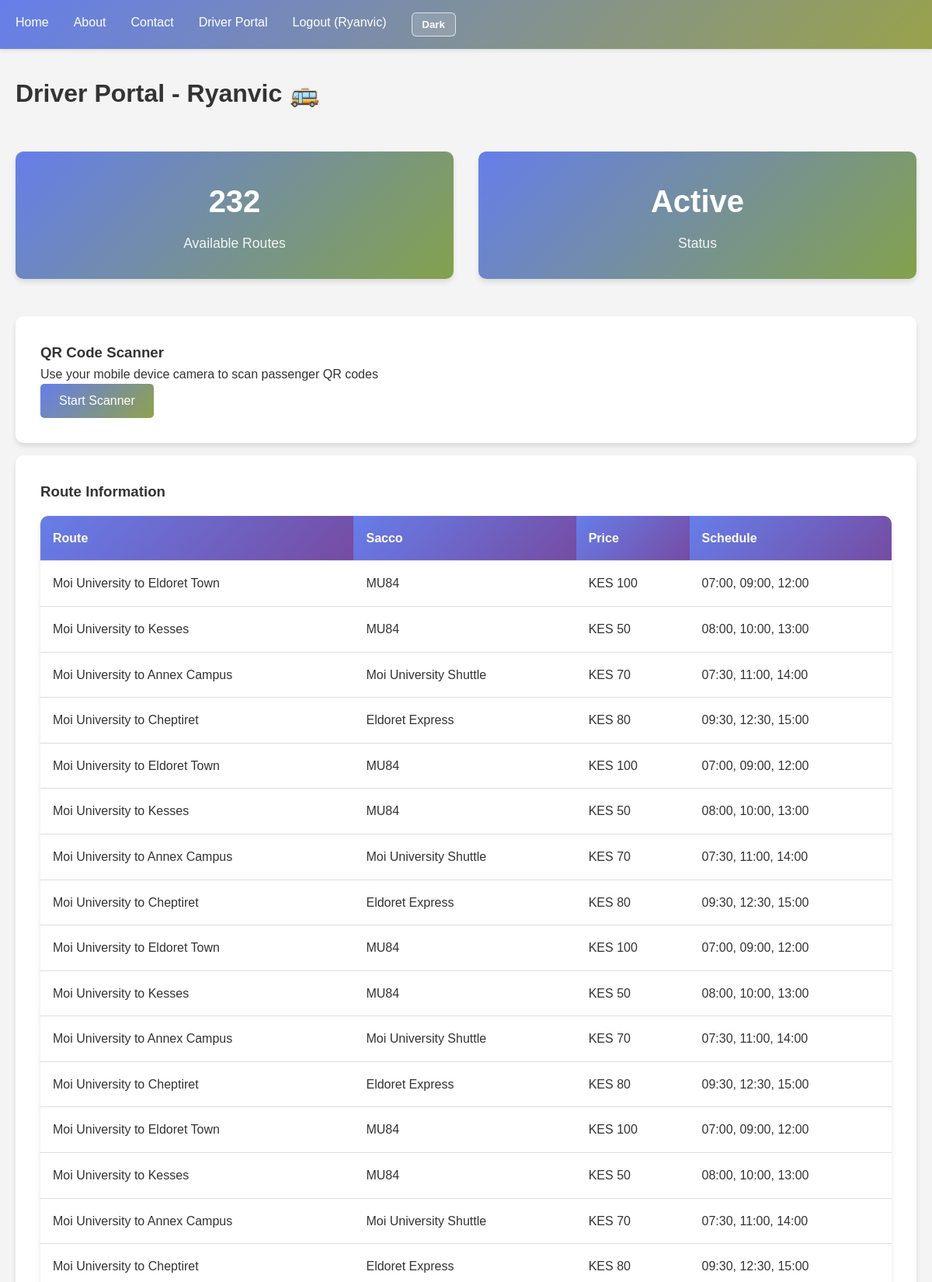
The page /driver_portal/Ryanvic (signed in, upper part) on the database its author committed.
### tables this page shows
CREATE TABLE routes (
                id INTEGER PRIMARY KEY AUTOINCREMENT,
                name TEXT NOT NULL,
                sacco TEXT NOT NULL,
                schedule TEXT NOT NULL,
                price INTEGER NOT NULL
            );

### app.py (the view)
@app.route('/driver_portal/<username>')
def driver_portal(username):
    if 'username' not in session or session['username'] != username or session['role'] != 'driver':
        flash('Unauthorized access.', 'error')
        return redirect(url_for('login'))
    with sqlite3.connect(DB_NAME) as conn:
        cursor = conn.cursor()
        cursor.execute("SELECT name, sacco, schedule, price FROM routes")
        routes = [{'name': row[0], 'sacco': row[1], 'schedule': json.loads(row[2]), 'price': row[3]} for row in cursor.fetchall()]
    return render_template('driver_portal.html', username=username, routes=routes)

### app.py (called while the page is built)
@app.context_processor
def inject_user():
    return dict(session=session)

### templates/driver_portal.html (shortened to what this page needs)
{% extends "base.html" %}
{% block content %}
<h1>Driver Portal - {{ username }} 🚌</h1>
<div class="dashboard-grid">
    <div class="card stats-card">
        <div class="stats-number">{{ routes|length }}</div>
        <div class="stats-label">Available Routes</div>
    </div>
    <div class="card stats-card">
        <div class="stats-number">Active</div>
        <div class="stats-label">Status</div>
    </div>
</div>
<div class="card">
    <h3>QR Code Scanner</h3>
    <p>Use your mobile device camera to scan passenger QR codes</p>
    <button class="btn" onclick="startScanner()">Start Scanner</button>
</div>
<div class="card">
    <h3>Route Information</h3>
    <table class="table">
        <thead>
            <tr>
                <th>Route</th>
                <th>Sacco</th>
                <th>Price</th>
                <th>Schedule</th>
            </tr>
        </thead>
        <tbody>
            {% for route in routes %}
            <tr>
                <td>{{ route.name }}</td>
                <td>{{ route.sacco }}</td>
                <td>KES {{ route.price }}</td>
                <td>{{ route.schedule|join(', ') }}</td>
            </tr>
            {% endfor %}
        </tbody>
    </table>
</div>
{% endblock %}

### static/style.css (style rules this page uses)
* { margin: 0; padding: 0; box-sizing: border-box; }
:root { --page-bg: #f4f4f4; --surface-bg: #ffffff; --surface-alt-bg: #f8f9fa; --text-color: #333333; --muted-text: #555555; --heading-color: #1d3557; --border-color: #dddddd; --shadow-color: rgba(0, 0, 0, 0.1); --header-gradient: linear-gradient(135deg, #667eea 0%, #99a24b 100%); --table-header-gradient: linear-gradient(135deg, #667eea 0%, #764ba2 100%); --validity-bg: #f0fff4; --validity-border: #b7e4c7; --validity-text: #1b4332; --validity-date: #0b6b3a; }
body { font-family: "Arial", sans-serif; line-height: 1.6; color: var(--text-color); background-color: var(--page-bg); transition: background-color 0.25s ease, color 0.25s ease; }
.card { background: var(--surface-bg); color: var(--text-color); border-radius: 10px; padding: 2rem; margin: 1rem 0; box-shadow: 0 4px 6px var(--shadow-color); transition: transform 0.3s, background-color 0.25s ease, color 0.25s ease; }
.btn { display: inline-block; padding: 0.8rem 1.5rem; background: linear-gradient(135deg, #667eea 0%, #8fa24b 100%); color: white; text-decoration: none; border: none; border-radius: 5px; cursor: pointer; font-size: 1rem; transition: transform 0.3s, box-shadow 0.3s; }
.dashboard-grid { display: grid; grid-template-columns: repeat(auto-fit, minmax(300px, 1fr)); gap: 2rem; margin: 2rem 0; }
.stats-card { background: linear-gradient(135deg, #667eea 0%, #83a24b 100%); color: white; text-align: center; }
.stats-number { font-size: 2.5rem; font-weight: bold; margin-bottom: 0.5rem; }
.stats-label { font-size: 1.1rem; opacity: 0.9; }
.table { width: 100%; border-collapse: collapse; margin: 1rem 0; background: var(--surface-bg); border-radius: 10px; overflow: hidden; box-shadow: 0 4px 6px var(--shadow-color); }
.table th, .table td { padding: 1rem; text-align: left; border-bottom: 1px solid var(--border-color); }
.table th { background: var(--table-header-gradient); color: white; font-weight: bold; }

### rows shown on the page
routes: name "Moi University to Eldoret Town", sacco "MU84", price "100", schedule "07:00, 09:00, 12:00"
routes: name "Moi University to Kesses", sacco "MU84", price "50", schedule "08:00, 10:00, 13:00"
routes: name "Moi University to Annex Campus", sacco "Moi University Shuttle", price "70", schedule "07:30, 11:00, 14:00"
routes: name "Moi University to Cheptiret", sacco "Eldoret Express", price "80", schedule "09:30, 12:30, 15:00"
routes: name "Moi University to Eldoret Town", sacco "MU84", price "100", schedule "07:00, 09:00, 12:00"
routes: name "Moi University to Kesses", sacco "MU84", price "50", schedule "08:00, 10:00, 13:00"
routes: name "Moi University to Annex Campus", sacco "Moi University Shuttle", price "70", schedule "07:30, 11:00, 14:00"
routes: name "Moi University to Cheptiret", sacco "Eldoret Express", price "80", schedule "09:30, 12:30, 15:00"
routes: name "Moi University to Eldoret Town", sacco "MU84", price "100", schedule "07:00, 09:00, 12:00"
routes: name "Moi University to Kesses", sacco "MU84", price "50", schedule "08:00, 10:00, 13:00"
routes: name "Moi University to Annex Campus", sacco "Moi University Shuttle", price "70", schedule "07:30, 11:00, 14:00"
routes: name "Moi University to Cheptiret", sacco "Eldoret Express", price "80", schedule "09:30, 12:30, 15:00"
routes: name "Moi University to Eldoret Town", sacco "MU84", price "100", schedule "07:00, 09:00, 12:00"
routes: name "Moi University to Kesses", sacco "MU84", price "50", schedule "08:00, 10:00, 13:00"
routes: name "Moi University to Annex Campus", sacco "Moi University Shuttle", price "70", schedule "07:30, 11:00, 14:00"
routes: name "Moi University to Cheptiret", sacco "Eldoret Express", price "80", schedule "09:30, 12:30, 15:00"

### other values the page prints
{{ session.username }} "Ryanvic"
{{ username }} "Ryanvic"
{{ routes|length }} "232"
